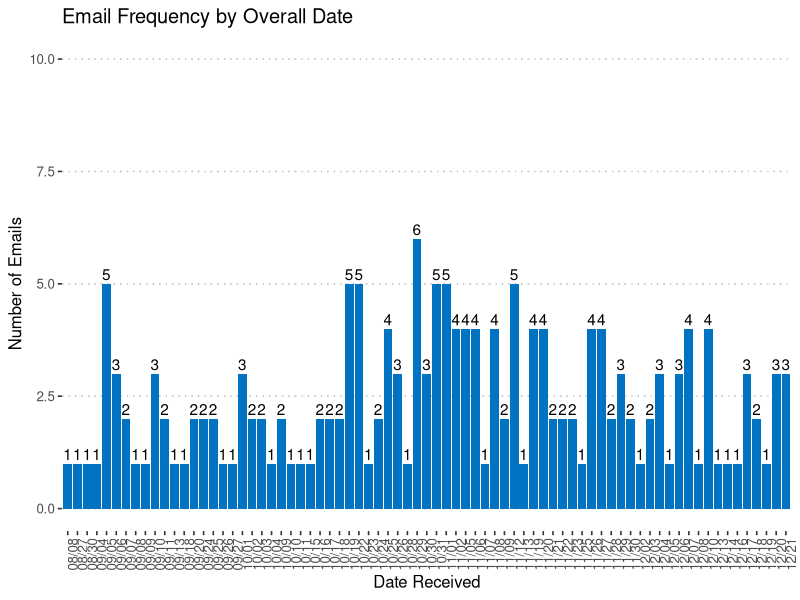

This figure's R source: (Note: this script raises an error after producing the figure.)
## ---- chunk 1
library(knitr)
library(formatR)
# Set to wrap long lines in R
opts_chunk$set(tidy.opts=list(width.cutoff=60),tidy=TRUE)
## ---- chunk 2
# Set working directory
setwd("~/repos/email_report/")

# Include libraries
library(ggplot2)
library(reshape2)
library(ggpubr)
library(knitr)
library(dplyr)
library(tidytext)
library(janeaustenr)
library(stringr)
library(tidyr)
library(tidytext)
library(ggraph)
library(igraph)
library(wordcloud)
library(scales)

# Set figure theme
theme_set(theme_pubr())

# Import dataset
mhi_email <- read.csv(file="mhi-email_original.csv", header = TRUE, stringsAsFactors = FALSE)

# Sanitize date
mhi_email$date <- format(as.Date(mhi_email$date, "%Y-%m-%d"), format="%m/%d") 

# Check missing data and data description
summary(mhi_email)
sapply(mhi_email,function(x) sum(is.na(x)))
str(mhi_email)
## ---- chunk 3
# Compute the frequency.
df <- mhi_email %>%
  group_by(date) %>%
  summarise(counts = n())
df


# Create bar plot.
ggplot(data=df, aes(x = date, y = counts)) +
  ggtitle("Email Frequency by Overall Date") +
  theme(plot.title = element_text(hjust = 0.5)) +
  labs(x = "Date Received", y = "Number of Emails") +
  scale_y_continuous(limits = c(0, 10)) +
  geom_bar(fill = "#0073C2FF", stat = "identity") +
  geom_text(aes(label = counts), vjust = -0.3) + 
  theme_pubclean() +
  theme(axis.text.x = element_text(angle = 90, hjust = 1))
## ---- chunk 4
# Compute the frequency.
df <- mhi_email %>%
  group_by(date) %>%
  summarise(counts = n())
df

# August
df8 <- df[grep("08/", df$date, perl = TRUE, value = FALSE),]
g8 <- ggplot(df8,aes(date, counts)) +
  scale_y_continuous(limits = c(0, 10)) +
  geom_bar(fill = "#0073C2FF", stat = "identity") +
  geom_text(aes(label = counts), vjust = -0.3) +
  theme_pubclean() +
  theme(axis.title.x = element_blank(),axis.text.x = element_text(angle=90))

# September
df9 <- df[grep("09/", df$date, perl = TRUE, value = FALSE),]
g9 <- ggplot(df9,aes(date, counts)) +
  scale_y_continuous(limits = c(0, 10)) +
  geom_bar(fill = "#0073C2FF", stat = "identity") +
  geom_text(aes(label = counts), vjust = -0.3) +
  theme_pubclean() +
  theme(axis.title.x = element_blank(),axis.text.x = element_text(angle=90))

# October
df10 <- df[grep("10/", df$date, perl = TRUE, value = FALSE),]
g10 <- ggplot(df10,aes(date, counts)) +
  scale_y_continuous(limits = c(0, 10)) +
  geom_bar(fill = "#0073C2FF", stat = "identity") +
  geom_text(aes(label = counts), vjust = -0.3) +
  theme_pubclean() +
  theme(axis.title.x = element_blank(),axis.text.x = element_text(angle=90))

# November
df11 <- df[grep("11/", df$date, perl = TRUE, value = FALSE),]
g11 <- ggplot(df11,aes(date, counts)) +
  scale_y_continuous(limits = c(0, 10)) +
  geom_bar(fill = "#0073C2FF", stat = "identity") +
  geom_text(aes(label = counts), vjust = -0.3) +
  theme_pubclean() +
  theme(axis.title.x = element_blank(),axis.text.x = element_text(angle=90))

# Stack the months
#gridExtra::grid.arrange(grobs = c(g8, g9), ncol=2)

## ---- chunk 5
test1 <- as.integer(mhi_email$from %in% unique(mhi_email$from))
test1

x <- as.list(rnorm(10000))
names(x) <- paste("a", 1:length(x), sep = "")
list2env(x , envir = .GlobalEnv)

# Create column
mhi_email$abbrev <- 
relabel <- function(x) {
  # find unique
  # assign count?
  
  mhi_email$abbrev <- as.factor(mhi_email$abbrev)
}

# Table of abbreviations
knitr::kable(unique(mhi_email$from), caption="Abbreviation of Senders")

# Compute the frequency.
sf <- mhi_email %>%
  group_by(from) %>%
  summarise(counts = n())
sf

# Create bar plot.
# 
ggplot(sf, aes(x = from, y = counts)) +
  geom_bar(fill = "#0073C2FF", stat = "identity") +
  geom_text(aes(label = counts), vjust = -0.3) + 
  theme_pubclean() +
  theme(axis.text.x = element_text(angle = 90, hjust = 1))
## ---- chunk 6
# Extract listservs
listservs <- mhi_email[grep("ihpme-mhi-2018-l@listserv.utoronto.ca", mhi_email$from, perl=TRUE, value=FALSE), ]

# Replace listserv address with empty string from "From"
listservs$from <- sub("(ihpme-mhi-2018-l@listserv.utoronto.ca, )", "", listservs$from)

# Compute the date frequency
lfd <- listservs %>%
  group_by(date) %>%
  summarise (counts = n())

# Create bar plot.
ggplot(data=lfd, aes(x = date, y = counts)) +
  ggtitle("Email Frequency by Date") +
  theme(plot.title = element_text(hjust = 0.5)) +
  labs(x = "Date Received", y = "Number of Emails") +
  geom_bar(fill = "#0073C2FF", stat = "identity") +
  geom_text(aes(label = counts), vjust = -0.3) + 
  theme_pubclean() +
  theme(axis.text.x = element_text(angle = 90, hjust = 1))

# Compute the sender frequency
lfs <- listservs %>%
  group_by(from) %>%
  summarise (counts = n())

# Create bar plot.
## ---- chunk 7
## Remove listserv sender with the original sent on behalf of
mhi_email$from <- gsub(".*(listserv.utoronto.ca, )", "", mhi_email$from)

## Extract the sender and topic columns only
sender_topics <- setNames(data.frame(mhi_email$subject, mhi_email$from, stringsAsFactors = FALSE), c("topic", "sender"))

## mutate() is used to annotate a "email_id" to keep track of senders in the original format. 
original_emails <- sender_topics %>%
  group_by(sender) %>%
  mutate(email_id = row_number()) %>%
  ungroup()
original_emails

## Restructure df to one-token-per-row format
tidy_emails <- original_emails %>%
  unnest_tokens(word, topic)
tidy_emails
## ---- chunk 8
library(tidytext)
data(stop_words)

tidy_emails <- tidy_emails %>%
  anti_join(stop_words)

## Find the most common words in all the emails as a whole.
tidy_emails %>%
  count(word, sort = TRUE)

## The tidy data frame will be piped directly to the ggplot2 package to create a visualization of the most common words.
tidy_emails %>%
  count(word, sort = TRUE) %>%
  filter(n > 10) %>%
  mutate(word = reorder(word, n)) %>%
  ggplot(aes(word, n)) +
  geom_col() +
  xlab(NULL) +
  coord_flip()

## Word Frequencies by the sender
frequency <- tidy_emails %>%
  mutate(word = str_extract(word, "[a-z']+")) %>%
  count(sender, word) %>%
  group_by(sender) %>%
  mutate(proportion = n / sum(n)) %>%
  select(-n) %>%
  spread(sender, proportion) %>%
  gather(sender, proportion, `ihpme.mhi.grad@utoronto.ca`:.)

## Plot
ggplot(frequency, aes(x = proportion, y = `Topics`, color = abs(`Topics` - proportion))) +
  geom_abline(color = "gray40", lty = 2) +
  geom_jitter(alpha = 0.1, size = 2.5, width = 0.3, height = 0.3) +
  geom_text(aes(label = word), check_overlap = TRUE, vjust = 1.5) +
  scale_x_log10(labels = percent_format()) +
  scale_y_log10(labels = percent_format()) +
  scale_color_gradient(limits = c(0, 0.001), low = "darkslategray4", high = "gray75") +
  facet_wrap(~sender, ncol = 2) +
  theme(legend.position="none") +
  labs(y = "Topics", x = NULL)

## Wordclouds (The most common words in the email topics)
tidy_emails %>%
  anti_join(stop_words) %>%
  count(word) %>%
  with(wordcloud(word, n, max.words = 110))

## Term Frequency by Sender
## This enables us to get a better sense of what type of emails each sender is sending.
email_topic <- original_emails %>%
  unnest_tokens(word, topic) %>%
  count(sender, word, sort = TRUE) %>%
  ungroup()

total_topic <- email_topic %>%
  group_by(sender) %>%
  summarize(total = sum(n))

email_topic <- left_join(email_topic, total_topic)

email_topic
## ---- chunk 9
ggplot(email_topic, aes(n/total, fill = sender)) +
  geom_histogram(show.legend = TRUE)
## ---- chunk 10
## The bind_tf_idf function
email_topic <- email_topic %>%
  bind_tf_idf(word, sender, n)
email_topic

## Examine terms with high tf-idf in emails
email_topic %>%
  select(-total) %>%
  arrange(desc(tf_idf))

## ---- chunk 11
# Let's look at a visualization for these high tf-idf words.
email_topic %>%
  arrange(desc(tf_idf)) %>%
  mutate(word = factor(word, levels = rev(unique(word)))) %>%
  group_by(sender) %>%
  top_n(20) %>%
  ungroup %>%
  ggplot(aes(word, tf_idf, fill = sender)) + 
  geom_col(show.legend = FALSE) +
  labs(x = NULL, y = "tf-idf") + 
  facet_wrap(~sender, ncol = 5, scales = "free") +
  coord_flip()
  
## Relationships between words: n-grams and correlations
email_bigrams <- original_emails %>%
  unnest_tokens(bigram, topic, token = "ngrams", n = 2)

email_bigrams

# Counting and filtering n-grams
email_bigrams %>%
  count(bigram, sort = TRUE)

## As one might expect, a lot of the most common bigrams are pairs of common words, such as "UTGSU digest" and "Seminar Series".
bigrams_separated <- email_bigrams %>%
  separate(bigram, c("word1", "word2"), sep = " ")

bigrams_filtered <- bigrams_separated %>%
  filter(!word1 %in% stop_words$word) %>%
  filter(!word2 %in% stop_words$word)

# new bigram counts:
bigram_counts <- bigrams_filtered %>%
  count(word1, word2, sort = TRUE)

bigram_counts
## ---- chunk 12
## Will use "separate/filter/count/unite" to find the most common bigrams not containing stop-words.
bigrams_united <- bigrams_filtered %>%
  unite(bigram, word1, word2, sep = " ")

bigrams_united

## In other analyses, we may be interested in the most common trigrams.
original_emails %>%
  unnest_tokens(trigram, topic, token = "ngrams", n = 3) %>%
  separate(trigram, c("word1", "word2", "word3"), sep = " ") %>%
  filter(!word1 %in% stop_words$word,
         !word2 %in% stop_words$word,
         !word3 %in% stop_words$word) %>%
  count(word1, word2, word3, sort = TRUE)

## Bigrams Analysis
## Find the most common "event/seminar/series/reminder" mentioned by each sender
bigrams_filtered %>%
  filter(word2 == "event") %>%
  count(sender, word1, sort = TRUE)

bigrams_filtered %>%
  filter(word2 == "seminar") %>%
  count(sender, word1, sort = TRUE)

bigrams_filtered %>%
  filter(word2 == "series") %>%
  count(sender, word1, sort = TRUE)

bigrams_filtered %>%
  filter(word2 == "reminder") %>%
  count(sender, word1, sort = TRUE)
## ---- chunk 13
# original counts
bigram_counts

# filter for only relatively common combinations
bigram_graph <- bigram_counts %>%
  filter(n > 3) %>%
  graph_from_data_frame()

bigram_graph

set.seed(2017)

ggraph(bigram_graph, layout = "fr") +
  geom_edge_link() +
  geom_node_point() +
  geom_node_text(aes(label = name), vjust = 1, hjust = 1)

## ---- chunk 14
set.seed(2016)

a <- grid::arrow(type = "closed", length = unit(.15, "inches"))

ggraph(bigram_graph, layout = "fr") +
  geom_edge_link(aes(edge_alpha = n), show.legend = FALSE, arrow = a, end_cap = circle(.07, 'inches')) +
  geom_node_point(color = "lightblue", size = 5) +
  geom_node_text(aes(label = name), vjust = 1, hjust = 1) +
  theme_void()

## Common bigrams in email topics with some polishing
